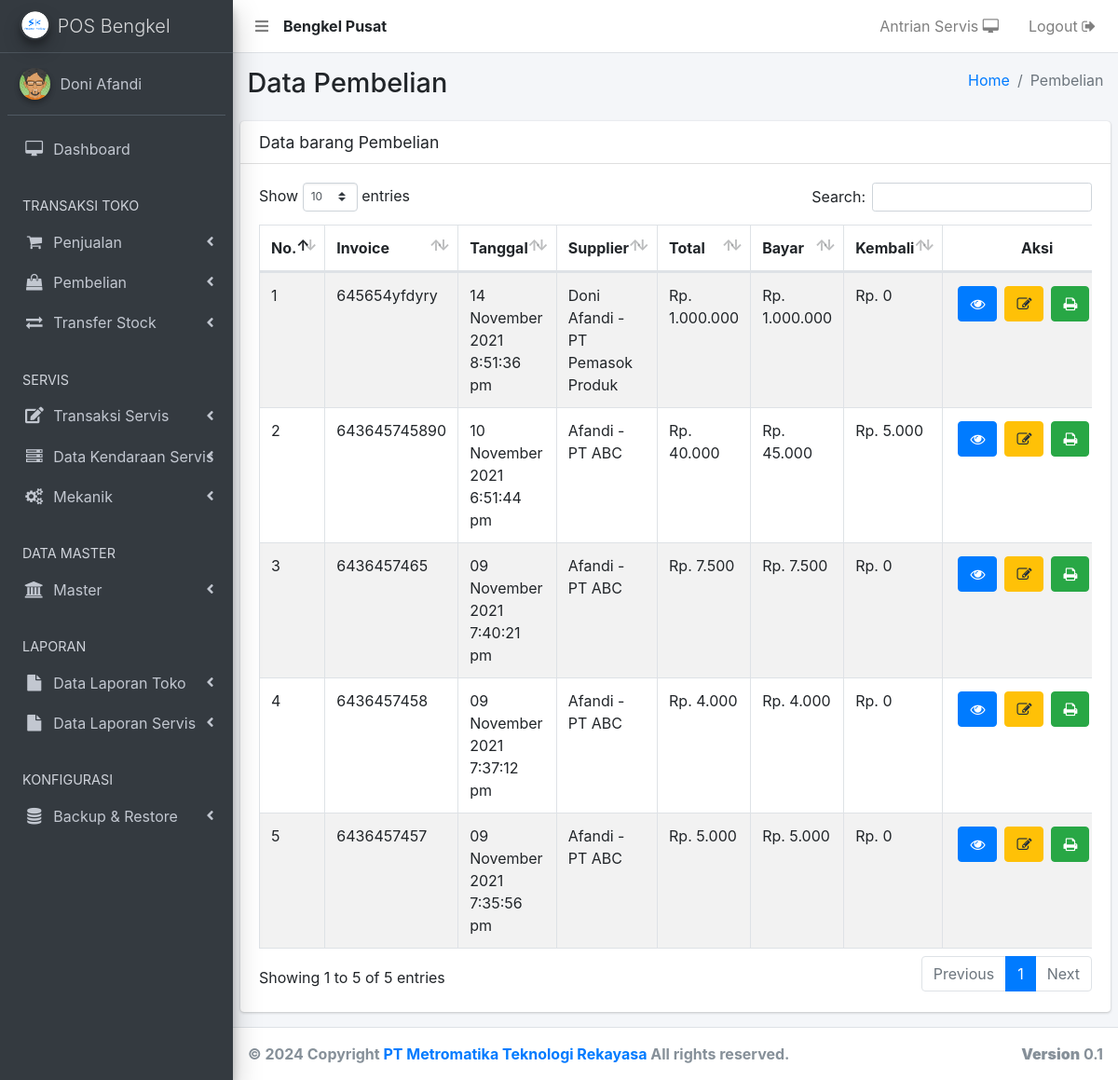
/pembelian-old.php (signed in), run on the app's committed database.
### tables this page shows
CREATE TABLE `user` (
  `user_id` int(11) NOT NULL,
  `user_nama` varchar(500) NOT NULL,
  `user_no_hp` varchar(250) NOT NULL,
  `user_alamat` text NOT NULL,
  `user_email` varchar(250) NOT NULL,
  `user_password` varchar(500) NOT NULL,
  `user_create` varchar(250) NOT NULL,
  `user_level` varchar(250) NOT NULL,
  `user_gaji_pokok` int(11) NOT NULL,
  `user_bonus` int(11) NOT NULL,
  `user_status` varchar(250) NOT NULL,
  `user_cabang_parent` int(11) NOT NULL,
  `user_cabang` int(11) NOT NULL
);

CREATE TABLE `invoice_pembelian` (
  `invoice_pembelian_id` int(11) NOT NULL,
  `pembelian_invoice` text NOT NULL,
  `pembelian_invoice_parent` text NOT NULL,
  `invoice_tgl` varchar(250) NOT NULL,
  `invoice_supplier` varchar(500) NOT NULL,
  `invoice_total` int(11) NOT NULL,
  `invoice_bayar` int(11) NOT NULL,
  `invoice_kembali` int(11) NOT NULL,
  `invoice_kasir` varchar(500) NOT NULL,
  `invoice_date` date NOT NULL,
  `invoice_date_edit` varchar(500) NOT NULL,
  `invoice_kasir_edit` varchar(250) NOT NULL,
  `invoice_total_lama` varchar(500) NOT NULL,
  `invoice_bayar_lama` varchar(500) NOT NULL,
  `invoice_kembali_lama` varchar(500) NOT NULL,
  `invoice_hutang` int(11) NOT NULL,
  `invoice_hutang_dp` varchar(500) NOT NULL,
  `invoice_hutang_jatuh_tempo` varchar(500) NOT NULL,
  `invoice_hutang_lunas` int(11) NOT NULL,
  `invoice_pembelian_cabang` int(11) NOT NULL
);

CREATE TABLE `supplier` (
  `supplier_id` int(11) NOT NULL,
  `supplier_nama` varchar(250) NOT NULL,
  `supplier_wa` varchar(250) NOT NULL,
  `supplier_alamat` text NOT NULL,
  `supplier_company` varchar(250) NOT NULL,
  `supplier_status` int(11) NOT NULL,
  `supplier_create` varchar(250) NOT NULL,
  `supplier_cabang` int(11) NOT NULL
);

### _header-artibut.php (called while the page is built, shortened)
<?php
  	include 'aksi/functions.php';
    $userLoginCabang     = mysqli_query( $conn, "select user_cabang, user_cabang_parent from user where user_id = '".$_SESSION['user_id']."'");
    $sessionCabangData   = mysqli_fetch_array($userLoginCabang);
    $sessionCabang       = $sessionCabangData['user_cabang'];
    if ( $sessionCabang < 1 ) {
      $tipeToko = "Pusat";
    } else {
      $tipeToko = "Cabang ".$sessionCabang;
    }
?>

### pembelian-old.php (the view, shortened to what this page needs)
<?php
  include '_header.php';
  include '_nav.php';
  include '_sidebar.php';
?>
  <div class="content-wrapper">
    <section class="content-header">
      <div class="container-fluid">
        <div class="row mb-2">
          <div class="col-sm-6">
            <h1>Data Pembelian</h1>
          </div>
          <div class="col-sm-6">
            <ol class="breadcrumb float-sm-right">
              <li class="breadcrumb-item"><a href="bo">Home</a></li>
              <li class="breadcrumb-item active">Pembelian</li>
            </ol>
          </div>
        </div>
      </div>
    </section>
    <section class="content">
      <div class="row">
        <div class="col-12">
          <div class="card">
            <div class="card-header">
              <h3 class="card-title">Data barang Pembelian</h3>
            </div>
            <div class="card-body">
              <div class="table-auto">
              <table id="example1" class="table table-bordered table-striped">
                <thead>
                <tr>
                  <th style="width: 6%;">No.</th>
                  <th style="width: 13%;">Invoice</th>
                  <th>Tanggal</th>
                  <th>Supplier</th>
                  <th>Total</th>
                  <th>Bayar</th>
                  <th>Kembali</th>
                  <th style="text-align: center; width: 16%">Aksi</th>
                </tr>
                </thead>
                <tbody>
                <?php
                  $i = 1;
                  $queryInvoice = $conn->query("SELECT invoice_pembelian.invoice_pembelian_id ,invoice_pembelian.pembelian_invoice, invoice_pembelian.pembelian_invoice_parent, invoice_pembelian.invoice_tgl, supplier.supplier_id, supplier.supplier_nama, supplier.supplier_company, invoice_pembelian.invoice_total, invoice_pembelian.invoice_bayar, invoice_pembelian.invoice_kembali, invoice_pembelian.invoice_pembelian_cabang, user.user_id, user.user_nama
                             FROM invoice_pembelian
                             JOIN supplier ON invoice_pembelian.invoice_supplier = supplier.supplier_id
                             JOIN user ON invoice_pembelian.invoice_kasir = user.user_id
                             WHERE invoice_pembelian_cabang = $sessionCabang ORDER BY invoice_pembelian_id DESC
                             ");
                  while ($rowProduct = mysqli_fetch_array($queryInvoice)) {
                ?>
                <tr>
                  	<td><?= $i; ?></td>
                    <td><?= $rowProduct['pembelian_invoice']; ?></td>
                    <td><?= $rowProduct['invoice_tgl']; ?></td>
                    <td>
                      <?= $rowProduct['supplier_nama']; ?> - <?= $rowProduct['supplier_company']; ?>
                    </td>
                    <td>Rp. <?= number_format($rowProduct['invoice_total'], 0, ',', '.'); ?></td>
                    <td>Rp. <?= number_format($rowProduct['invoice_bayar'], 0, ',', '.'); ?></td>
                    <td>Rp. <?= number_format($rowProduct['invoice_kembali'], 0, ',', '.'); ?></td>
                    <td class="orderan-online-button">
                      <?php $id = $rowProduct['invoice_pembelian_id']; ?>
                        <a href="pembelian-zoom?no=<?= $id; ?>-invoice-<?= $rowProduct['pembelian_invoice']; ?>" title="Lihat Data">
                            <button class="btn btn-primary" type="submit">
                               <i class="fa fa-eye"></i>
                            </button>
                        </a>
                    	  <a href="pembelian-edit?no=<?= $id; ?>-invoice-<?= $rowProduct['pembelian_invoice']; ?>" title="Edit Data" onclick="return confirm('Fitur ini digunkan untuk EDIT TRANSAKSI yang salah satu barang pembelian TIDAK JADI.. Apakah Anda Yakin !!!')">
                            <button class="btn btn-warning" type="submit">
                               <i class="fa fa-edit"></i>
                            </button>
                        </a>
                        <a href="nota-cetak-pembelian?no=<?= $id; ?>-invoice-<?= $rowProduct['pembelian_invoice']; ?>" title="Cetak Nota" target="_blank">
                            <button class="btn btn-success" type="submit">
                               <i class="fa fa-print"></i>
                            </button>
                        </a>
                    </td>
                </tr>
                <?php $i++; ?>
                <?php } ?>
                </tbody>
              </table>
            </div>
            </div>
          </div>
        </div>
      </div>
    </section>
  </div>
</div>
<?php include '_footer.php'; ?>
</body>
</html>

### _nav.php (shortened to what this page needs)
<nav class="main-header navbar navbar-expand navbar-white navbar-light">
    <ul class="navbar-nav">
      <li class="nav-item">
        <a class="nav-link" data-widget="pushmenu" href="#"><i class="fas fa-bars"></i></a>
      </li>
      <li class="nav-item" style="padding-top: 8px;">
        <?php
          echo "<b>Bengkel ".$tipeToko."</b>";
        ?>
      </li>
    </ul>
    <ul class="navbar-nav ml-auto">
      <li class="nav-item">
        <a href="antrian-servis" target="_blank" class="nav-link">Antrian Servis <i class="fa fa-desktop"></i>
        </a>
      </li>
      <li class="nav-item">
        <a href="<?php echo "aksi/logout.php?logout";?>"onclick="return confirm('Apakah anda yakin logout ?')" class="nav-link">Logout <i class="fa fa-sign-out"></i>
        </a>
      </li>
    </ul>
  </nav>

### data on the page
user: user_cabang "Pusat"
invoice_pembelian: pembelian_invoice "645654yfdyry", invoice_tgl "14 November 2021 8:51:36 pm", supplier.supplier_nama "Doni Afandi", supplier.supplier_company "PT Pemasok Produk", invoice_total "1.000.000", invoice_bayar "1.000.000", invoice_kembali "0"
invoice_pembelian: pembelian_invoice "643645745890", invoice_tgl "10 November 2021 6:51:44 pm", supplier.supplier_nama "Afandi", supplier.supplier_company "PT ABC", invoice_total "40.000", invoice_bayar "45.000", invoice_kembali "5.000"
invoice_pembelian: pembelian_invoice "6436457465", invoice_tgl "09 November 2021 7:40:21 pm", supplier.supplier_nama "Afandi", supplier.supplier_company "PT ABC", invoice_total "7.500", invoice_bayar "7.500", invoice_kembali "0"
invoice_pembelian: pembelian_invoice "6436457458", invoice_tgl "09 November 2021 7:37:12 pm", supplier.supplier_nama "Afandi", supplier.supplier_company "PT ABC", invoice_total "4.000", invoice_bayar "4.000", invoice_kembali "0"
invoice_pembelian: pembelian_invoice "6436457457", invoice_tgl "09 November 2021 7:35:56 pm", supplier.supplier_nama "Afandi", supplier.supplier_company "PT ABC", invoice_total "5.000", invoice_bayar "5.000", invoice_kembali "0"

### other printed values
$_SESSION['user_nama'] "Doni Afandi"
